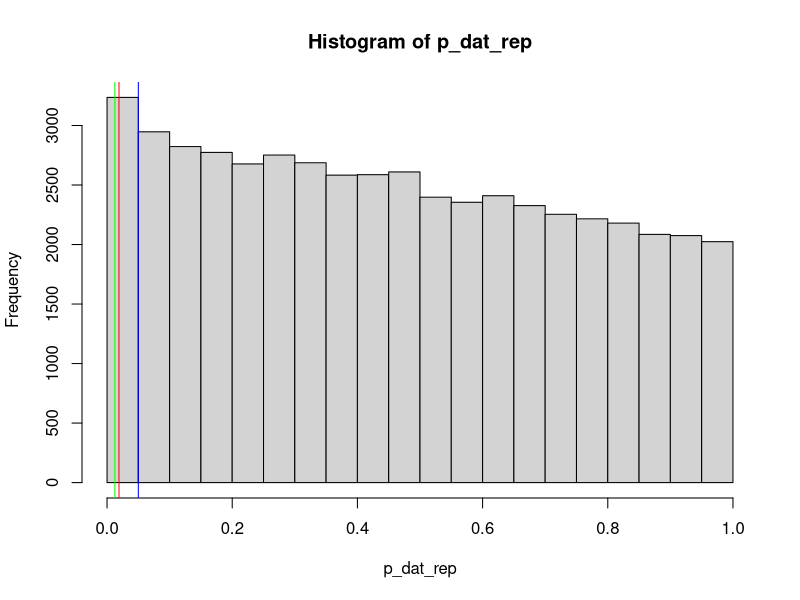

Write R code to recreate this figure.
# Input:
#      mu: mean of Guassian distribution
#      sd: standard deviation of Guassian distribution
#      n: number of samples
#      p: minor allele frequency
#      q: major allele frequency
#      n_rep: number of simulation replicates

# Output: 
#      n_rep sets of p-values for each model

# Set parameters
n= 1000
mu= 170
sd= 7
p= 0.2
q= 0.8
n_rep=10000

# Simulate 1000 samples for Y normal distribution
y= rnorm(n, mu, sd)

# Simulate 1000 samples for X multinomial distribution 
x= rmultinom(n, 1, prob=c(p^2,q^2,2*p*q))

# Four types of genetic models
# Dominant model
# Initialization
x_dom<-logical(n)

for (i in 1:n){
  if(x[1,i]==1 | x[3,i]==1){
    x_dom[i] <-TRUE
  }
  else {
    x_dom[i]<-FALSE
  }
}

# Recessive model
# Initialization
x_rec<-logical(n)

for (i in 1:n){
  if(x[1,i]==1){
    x_rec[i] <-TRUE
  }  
  else {
    x_rec[i]<-FALSE
  }
}

# Additive model # Has Gradient
# Initialization
x_add<- numeric(n)

for (i in 1:n){
  if(x[1,i]==1){
    x_add[i]<-2
    }
  else if (x[3,i]==1){
    x_add[i]<- 1
    }
  else{
    x_add[i]<-0
    }
}

# Genotypic model
# Initialization
x_gen<- character(n)

for (i in 1:n){
  if(x[1,i]==1){
    x_gen[i] <-"2"
    }
  else if (x[3,i]==1){
    x_gen[i]<-"1"
    }
  else{
    x_gen[i]<-"3"
    }
}

mydata<- data.frame(y, x_dom, x_rec, x_add, x_gen)

m1<- lm(y~x_dom, data= mydata)
m2<- lm(y~x_rec, data= mydata)
m3<- lm(y~x_add, data= mydata)
m4<- lm(y~x_gen, data= mydata)


p1<- summary(m1)$coefficient[2,4]
p2<- summary(m2)$coefficient[2,4]
p3<- summary(m3)$coefficient[2,4]
p4<- summary(m4)$coefficient[2,4]
p_dat<-c(p1, p2, p3, p4)
p5<-min(p_dat[1], p_dat[2], p_dat[3], p_dat[4])

y_dist= rnorm(n, mu, sd)

p_dat_rep= matrix(0, nrow=n_rep, ncol=5)
y_dist= matrix(0, nrow=n_rep, ncol=n)

p_dat_rep <- matrix(0, nrow=n_rep, ncol=5) 
y_dist <- matrix(0, nrow=n_rep, ncol=n) 

for (i_rep in 1:n_rep){
  p_dat <- p_dat_rep[i_rep,]
  y_dist[i_rep,] <- rnorm (n, mean= mu, sd= sd)
  p_dat[1] <-summary(lm(y_dist[i_rep,]~x_dom))$coefficients[2, 4]
  p_dat[2] <-summary(lm(y_dist[i_rep,]~x_rec))$coefficients[2, 4]
  p_dat[3] <-summary(lm(y_dist[i_rep,]~x_add))$coefficients[2, 4]
  p_dat[4] <-summary(m4 <- lm(y_dist[i_rep,]~x_gen))$coefficients[2, 4]
  p_dat[5] <- min(p_dat[1], p_dat[2], p_dat[3], p_dat[4])
  p_dat_rep[i_rep,]<-p_dat
}

## Plot histogram 
hist(p_dat_rep)
# p value= 0.05
abline(v= 0.05, col= "blue")
# Bonferroni correction, p= 0.0125
abline(v= 0.0125, col= "green") 
# 5% data point, p= 0.02
abline(v=quantile(p_dat_rep[,5], 0.05), col= "red") 

# Pearson correlarion
cor.test(p_dat_rep[,1], p_dat_rep[,2], method= "pearson") 
cor.test(p_dat_rep[,1], p_dat_rep[,3], method= "pearson") 
cor.test(p_dat_rep[,1], p_dat_rep[,4], method= "pearson") 
cor.test(p_dat_rep[,2], p_dat_rep[,3], method= "pearson") 
cor.test(p_dat_rep[,2], p_dat_rep[,4], method= "pearson") 
cor.test(p_dat_rep[,3], p_dat_rep[,4], method= "pearson") 
